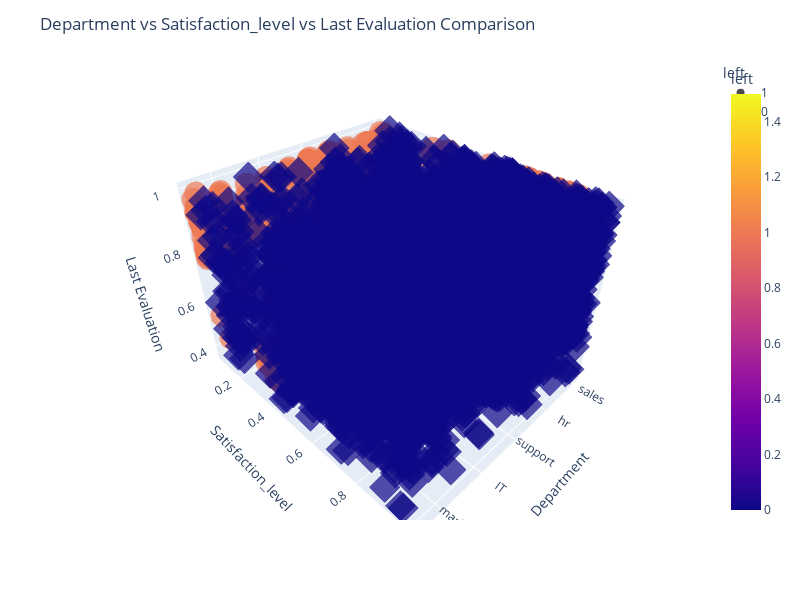

The notebook cell saved with this chart:
### Markdown cell above
#### Comparison

### Code cell
def comparison_3d(df, x, y):
    fig = px.scatter_3d(df, x=x, y=y, z='last_evaluation', color='left',
                         symbol='left', opacity=0.7, size_max=10)

    # Update layout
    fig.update_layout(
        title=f'{x.capitalize()} vs {y.capitalize()} vs Last Evaluation Comparison',
        scene=dict(
            xaxis_title=x.capitalize(),
            yaxis_title=y.capitalize(),
            zaxis_title='Last Evaluation'
        ),
        showlegend=True,
        height=600,
        width=800
    )

    # Save the plot as an HTML file with the desired name
    file_name = "Deptvsslvslec.html"
    fig.write_html(file_name)
    
    # Show the plot
    fig.show()

# Assuming 'df' is your DataFrame
comparison_3d(df, 'department', 'satisfaction_level')

### Figure 1 — Plotly figure (JSON) as saved in the notebook; plotly's stock layout.template omitted (floating-point values rounded to 4 significant figures; data arrays with more than 128 entries replaced by an {"elided": "..."} marker saying what was removed)
{"data": [{"hovertemplate": "left=%{marker.color}<br>department=%{x}<br>satisfaction_level=%{y}<br>last_evaluation=%{z}<extra></extra>", "legendgroup": "1", "marker": {"color": {"elided": "1991 int values"}, "coloraxis": "coloraxis", "opacity": 0.7, "symbol": "circle"}, "mode": "markers", "name": "1", "scene": "scene", "showlegend": true, "type": "scatter3d", "x": {"elided": "1991 str values"}, "y": {"elided": "1991 float values"}, "z": {"elided": "1991 float values"}}, {"hovertemplate": "left=%{marker.color}<br>department=%{x}<br>satisfaction_level=%{y}<br>last_evaluation=%{z}<extra></extra>", "legendgroup": "0", "marker": {"color": {"elided": "4914 int values"}, "coloraxis": "coloraxis", "opacity": 0.7, "symbol": "diamond"}, "mode": "markers", "name": "0", "scene": "scene", "showlegend": true, "type": "scatter3d", "x": {"elided": "4914 str values"}, "y": {"elided": "4914 float values"}, "z": {"elided": "4914 float values"}}], "layout": {"coloraxis": {"colorbar": {"title": {"text": "left"}}, "colorscale": [[0, "#0d0887"], [0.1111, "#46039f"], [0.2222, "#7201a8"], [0.3333, "#9c179e"], [0.4444, "#bd3786"], [0.5556, "#d8576b"], [0.6667, "#ed7953"], [0.7778, "#fb9f3a"], [0.8889, "#fdca26"], [1, "#f0f921"]]}, "height": 600, "legend": {"title": {"text": "left"}, "tracegroupgap": 0}, "margin": {"t": 60}, "scene": {"domain": {"x": [0, 1], "y": [0, 1]}, "xaxis": {"title": {"text": "Department"}}, "yaxis": {"title": {"text": "Satisfaction_level"}}, "zaxis": {"title": {"text": "Last Evaluation"}}}, "showlegend": true, "title": {"text": "Department vs Satisfaction_level vs Last Evaluation Comparison"}, "width": 800}}
